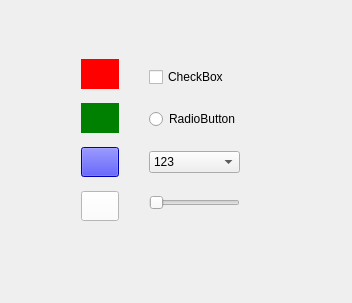
<?xml version="1.0" encoding="UTF-8"?>
<ui version="4.0">
 <class>NoFocusWidget</class>
 <widget class="QWidget" name="NoFocusWidget">
  <property name="geometry">
   <rect>
    <x>0</x>
    <y>0</y>
    <width>352</width>
    <height>303</height>
   </rect>
  </property>
  <property name="windowTitle">
   <string>NoFocusWidget</string>
  </property>
  <property name="styleSheet">
   <string notr="true"/>
  </property>
  <widget class="QWidget" name="layoutWidget">
   <property name="geometry">
    <rect>
     <x>70</x>
     <y>40</y>
     <width>181</width>
     <height>201</height>
    </rect>
   </property>
   <layout class="QHBoxLayout" name="horizontalLayout">
    <property name="spacing">
     <number>30</number>
    </property>
    <item>
     <layout class="QVBoxLayout" name="verticalLayout">
      <item>
       <widget class="QPushButton" name="pushButton_4">
        <property name="minimumSize">
         <size>
          <width>30</width>
          <height>30</height>
         </size>
        </property>
        <property name="focusPolicy">
         <enum>Qt::StrongFocus</enum>
        </property>
        <property name="styleSheet">
         <string notr="true">QPushButton
{
	background:red;
	border:0px;
}</string>
        </property>
        <property name="text">
         <string/>
        </property>
       </widget>
      </item>
      <item>
       <widget class="QPushButton" name="pushButton">
        <property name="minimumSize">
         <size>
          <width>30</width>
          <height>30</height>
         </size>
        </property>
        <property name="focusPolicy">
         <enum>Qt::StrongFocus</enum>
        </property>
        <property name="styleSheet">
         <string notr="true">QPushButton
{
	background-color:green;
	border:0px;
}</string>
        </property>
        <property name="text">
         <string/>
        </property>
       </widget>
      </item>
      <item>
       <widget class="QPushButton" name="pushButton_2">
        <property name="minimumSize">
         <size>
          <width>30</width>
          <height>30</height>
         </size>
        </property>
        <property name="styleSheet">
         <string notr="true">QPushButton
{
	background:blue;
}</string>
        </property>
        <property name="text">
         <string/>
        </property>
       </widget>
      </item>
      <item>
       <widget class="QPushButton" name="pushButton_3">
        <property name="minimumSize">
         <size>
          <width>30</width>
          <height>30</height>
         </size>
        </property>
        <property name="styleSheet">
         <string notr="true">QPushButton
{
	background:white;
}</string>
        </property>
        <property name="text">
         <string/>
        </property>
       </widget>
      </item>
     </layout>
    </item>
    <item>
     <layout class="QVBoxLayout" name="verticalLayout_2">
      <item>
       <widget class="QCheckBox" name="checkBox">
        <property name="focusPolicy">
         <enum>Qt::StrongFocus</enum>
        </property>
        <property name="text">
         <string>CheckBox</string>
        </property>
       </widget>
      </item>
      <item>
       <widget class="QRadioButton" name="radioButton">
        <property name="text">
         <string>RadioButton</string>
        </property>
       </widget>
      </item>
      <item>
       <widget class="QComboBox" name="comboBox">
        <property name="styleSheet">
         <string notr="true"/>
        </property>
        <item>
         <property name="text">
          <string>123</string>
         </property>
        </item>
        <item>
         <property name="text">
          <string>456</string>
         </property>
        </item>
        <item>
         <property name="text">
          <string>789</string>
         </property>
        </item>
       </widget>
      </item>
      <item>
       <widget class="QSlider" name="horizontalSlider">
        <property name="orientation">
         <enum>Qt::Horizontal</enum>
        </property>
       </widget>
      </item>
     </layout>
    </item>
   </layout>
  </widget>
 </widget>
 <layoutdefault spacing="6" margin="11"/>
 <tabstops>
  <tabstop>pushButton_4</tabstop>
  <tabstop>pushButton</tabstop>
  <tabstop>pushButton_2</tabstop>
  <tabstop>pushButton_3</tabstop>
  <tabstop>checkBox</tabstop>
  <tabstop>radioButton</tabstop>
  <tabstop>comboBox</tabstop>
  <tabstop>horizontalSlider</tabstop>
 </tabstops>
 <resources/>
 <connections/>
</ui>
